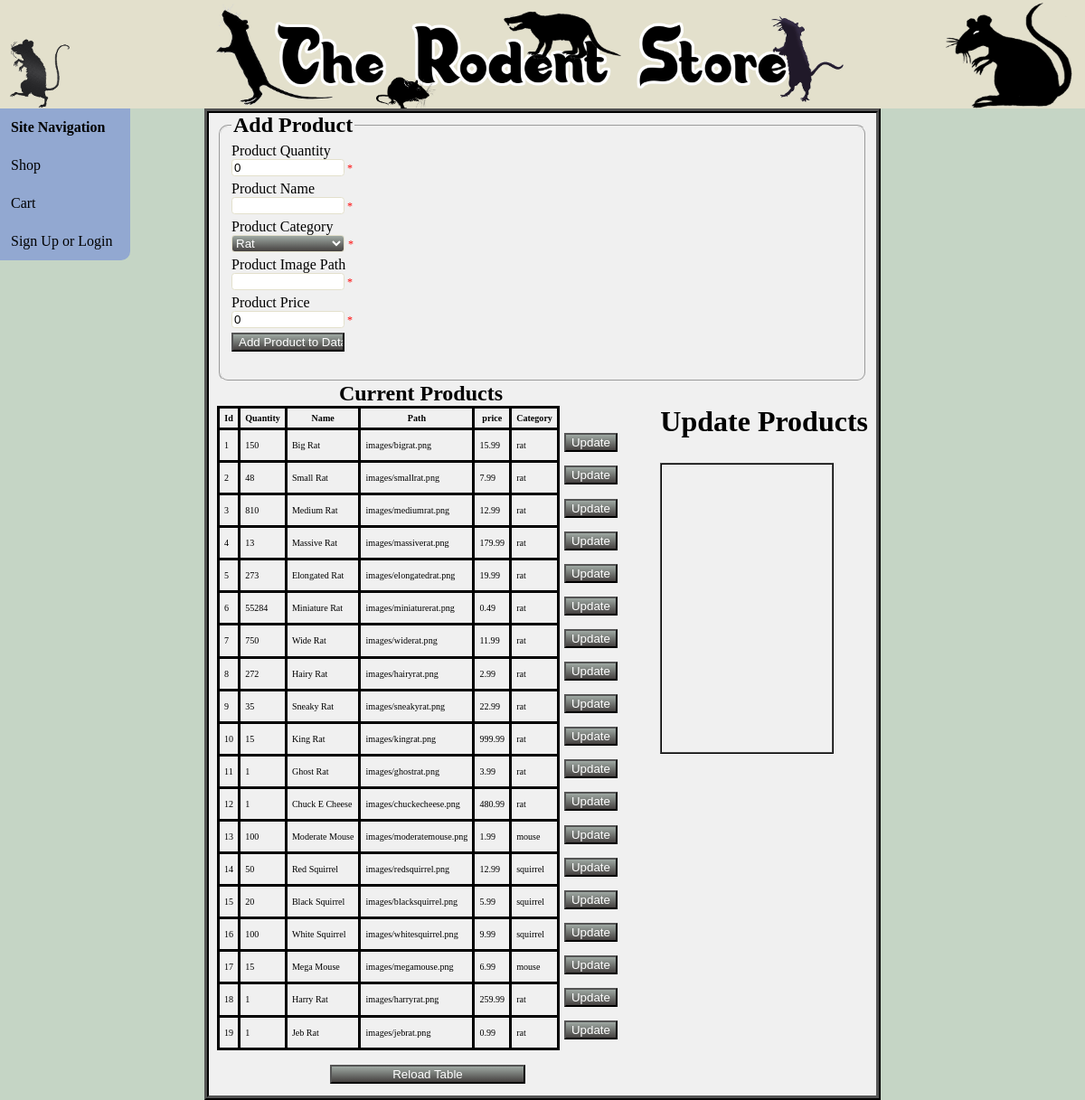
Page /inventorymanager.php on the earlier database version.
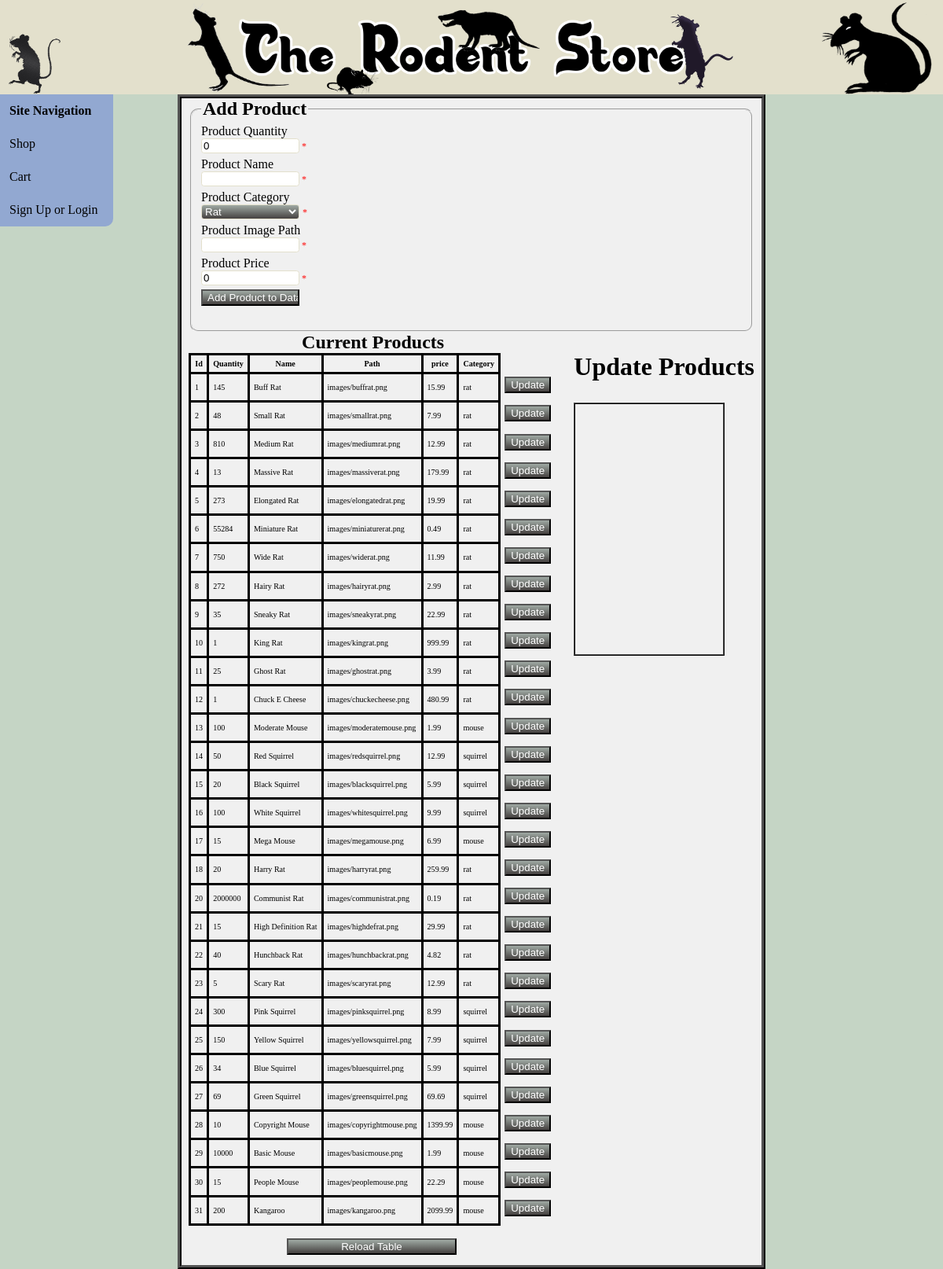
Same page on the later database version.
### tables this page shows
CREATE TABLE `entity_product` (
  `product_id` int(11) NOT NULL AUTO_INCREMENT,
  `product_quantity` int(11) DEFAULT '0',
  `product_name` varchar(50) NOT NULL,
  `product_img_path` varchar(255) DEFAULT 'default/image/path.png',
  `product_price` float DEFAULT '0',
  `product_category` varchar(20) DEFAULT NULL,
  PRIMARY KEY (`product_id`),
  UNIQUE KEY `product_name` (`product_name`),
  UNIQUE KEY `product_name_2` (`product_name`)
);

### phpScripts/inventoryScript.php (the view, shortened to what this page needs)
<?php
    $server = "localhost";
    $username = "root";
    $password = "";
    $db = "storefront";
function createTable() {
    global $server, $username, $password, $db;
    $conn = connect($server, $username, $password, $db);
    $sql = "SELECT * FROM entity_product;";
    $result = $conn->query($sql);
    echo "<form action='updateproducts.php' method='post' target='editFrame' id='updateForm'>";
    echo "<table><tr><th>Id</th><th>Quantity</th><th>Name</th><th>Path</th><th>price</th><th>Category</th></tr>";
    echo "<caption>Current Products</caption>";
    while($row = $result->fetch_assoc()) {
        $id = $row["product_id"];
        echo "<tr>";
        echo "<td>" . $id . "</td><td>" . $row["product_quantity"]. "</td><td>" . $row["product_name"]. "</td><td>" . $row["product_img_path"] . "</td><td>" . $row["product_price"]. "</td><td>" . $row["product_category"] . "</td>";
        echo "<td class='noBorder'><input type='button' value='Update' onclick='(function() {edit($id);})()' /></td>";
        echo "</tr>";
    }
    echo "</table>";
    echo "</form>";
}
?>

Differences in the rows shown:
removed entity_product: product_id "19", product_quantity "1", product_name "Jeb Rat", product_img_path "images/jebrat.png", product_price "0.99", product_category "rat"
changed entity_product id 1: product_quantity "150" → "145"; product_name "Big Rat" → "Buff Rat"; product_img_path "images/bigrat.png" → "images/buffrat.png"
changed entity_product "King Rat": product_quantity "15" → "1"
changed entity_product "Ghost Rat": product_quantity "1" → "25"
changed entity_product "Harry Rat": product_quantity "1" → "20"
added entity_product: product_id "20", product_quantity "2000000", product_name "Communist Rat", product_img_path "images/communistrat.png", product_price "0.19", product_category "rat"
added entity_product: product_id "21", product_quantity "15", product_name "High Definition Rat", product_img_path "images/highdefrat.png", product_price "29.99", product_category "rat"
added entity_product: product_id "22", product_quantity "40", product_name "Hunchback Rat", product_img_path "images/hunchbackrat.png", product_price "4.82", product_category "rat"
added entity_product: product_id "23", product_quantity "5", product_name "Scary Rat", product_img_path "images/scaryrat.png", product_price "12.99", product_category "rat"
added entity_product: product_id "24", product_quantity "300", product_name "Pink Squirrel", product_img_path "images/pinksquirrel.png", product_price "8.99", product_category "squirrel"
added entity_product: product_id "25", product_quantity "150", product_name "Yellow Squirrel", product_img_path "images/yellowsquirrel.png", product_price "7.99", product_category "squirrel"
added entity_product: product_id "26", product_quantity "34", product_name "Blue Squirrel", product_img_path "images/bluesquirrel.png", product_price "5.99", product_category "squirrel"
added entity_product: product_id "27", product_quantity "69", product_name "Green Squirrel", product_img_path "images/greensquirrel.png", product_price "69.69", product_category "squirrel"
added entity_product: product_id "28", product_quantity "10", product_name "Copyright Mouse", product_img_path "images/copyrightmouse.png", product_price "1399.99", product_category "mouse"
added entity_product: product_id "29", product_quantity "10000", product_name "Basic Mouse", product_img_path "images/basicmouse.png", product_price "1.99", product_category "mouse"
added entity_product: product_id "30", product_quantity "15", product_name "People Mouse", product_img_path "images/peoplemouse.png", product_price "22.29", product_category "mouse"
added entity_product: product_id "31", product_quantity "200", product_name "Kangaroo", product_img_path "images/kangaroo.png", product_price "2099.99", product_category "mouse"
